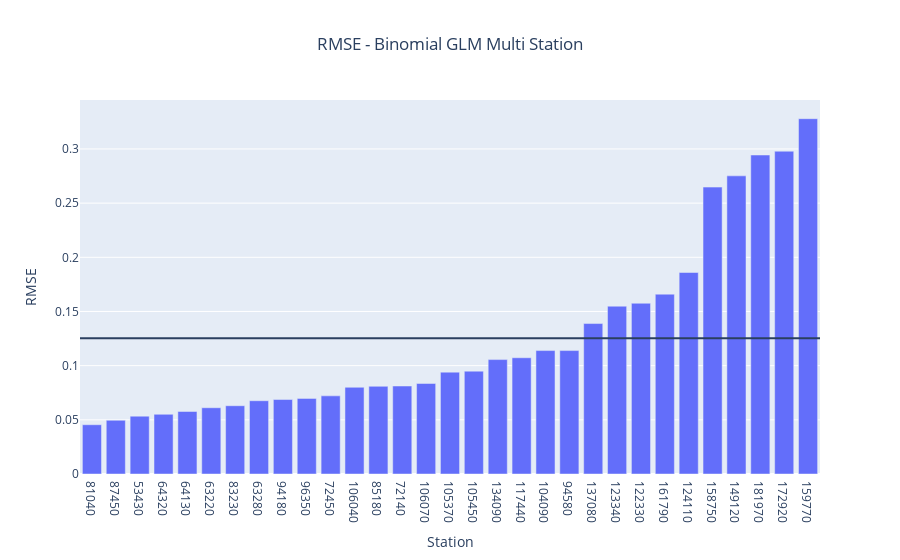

Notebook cell for this chart:
### Code cell
bin_glm_rmse_multi = px.bar( 
    x=[str(x[1]) for x in rmses_multi_bin_glm], 
    y=[x[0] for x in rmses_multi_bin_glm],
    title='RMSE - Binomial GLM Multi Station'
    )

bin_glm_rmse_multi.update_layout(
        title_x=0.5,
        xaxis_title = 'Station',
        yaxis_title = 'RMSE',
        xaxis={'categoryorder':'total ascending'}
    )

bin_glm_rmse_multi.add_hline(y = np.mean([x[0] for x in rmses_multi_bin_glm]))

bin_glm_rmse_multi.show()

### Figure 1 — Plotly figure (JSON) as saved in the notebook; plotly's stock layout.template omitted (floating-point values rounded to 4 significant figures)
{"data": [{"alignmentgroup": "True", "hovertemplate": "x=%{x}<br>y=%{y}<extra></extra>", "legendgroup": "", "marker": {"color": "#636efa", "pattern": {"shape": ""}}, "name": "", "offsetgroup": "", "orientation": "v", "showlegend": false, "textposition": "auto", "type": "bar", "x": ["81040", "87450", "53430", "64320", "64130", "63220", "83230", "63280", "94180", "96350", "72450", "106040", "85180", "72140", "106070", "105370", "105450", "134090", "117440", "104090", "94580", "137080", "123340", "122330", "161790", "124110", "158750", "149120", "181970", "172920", "159770"], "xaxis": "x", "y": [0.04548, 0.04959, 0.05339, 0.0551, 0.05769, 0.06116, 0.06302, 0.06763, 0.06874, 0.06979, 0.07211, 0.08003, 0.08094, 0.08122, 0.08356, 0.09402, 0.09492, 0.1056, 0.1073, 0.1139, 0.1139, 0.1389, 0.1549, 0.1576, 0.166, 0.186, 0.2648, 0.2752, 0.2944, 0.2979, 0.3279], "yaxis": "y"}], "layout": {"barmode": "relative", "legend": {"tracegroupgap": 0}, "shapes": [{"type": "line", "x0": 0, "x1": 1, "xref": "x domain", "y0": 0.1252, "y1": 0.1252, "yref": "y"}], "title": {"text": "RMSE - Binomial GLM Multi Station", "x": 0.5}, "xaxis": {"anchor": "y", "categoryorder": "total ascending", "domain": [0, 1], "title": {"text": "Station"}}, "yaxis": {"anchor": "x", "domain": [0, 1], "title": {"text": "RMSE"}}}}
